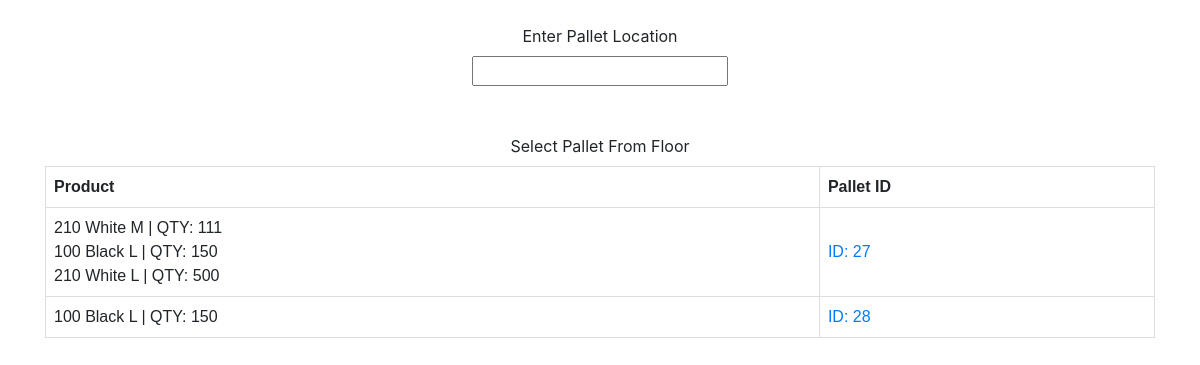
Page /search/pallet on the earlier database version.
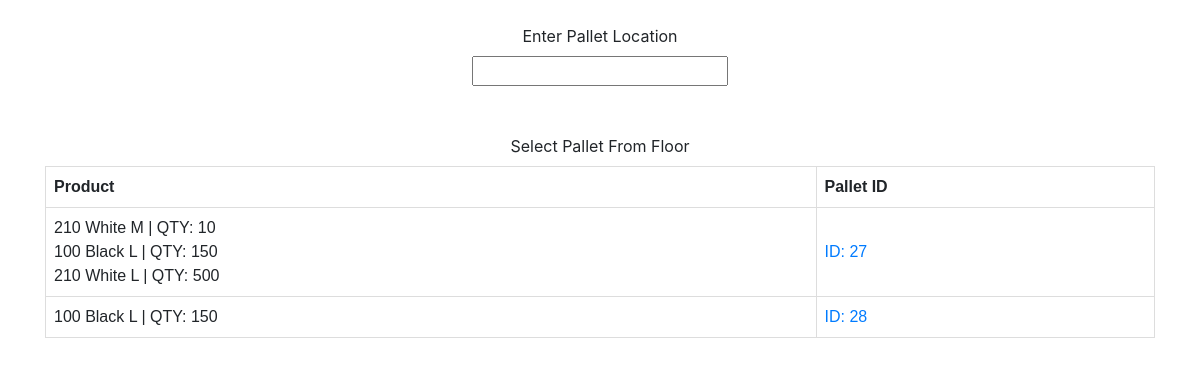
Same page on the later database version.
### main/models.py (models this page shows, shortened)
class Products_On_Pallets(models.Model):
    product = models.ForeignKey(Product, on_delete=models.CASCADE)
    pallet = models.ForeignKey(Pallets, on_delete=models.CASCADE)
    qty = models.IntegerField(default=0)

class Product(models.Model):
    GTIN_number = models.CharField(max_length=50, primary_key=True)
    style = models.ForeignKey(Style, on_delete=models.CASCADE)
    color = models.ForeignKey(Color, on_delete=models.CASCADE)
    size = models.ForeignKey(Size, on_delete=models.CASCADE)
    carton_qty = models.ForeignKey(Carton_QTY,on_delete=models.CASCADE)
    def __str__(self):
        return str(self.style) + " " + str(self.color) + " " + str(self.size)

class Style(models.Model):
    style_id = models.IntegerField(primary_key=True)
    style_name = models.CharField(max_length=50)
    def __str__(self):
        return str(self.style_id)

class Color(models.Model):
    color_id = models.IntegerField(primary_key=True)
    color_name = models.CharField(max_length=50)
    def __str__(self):
        return self.color_name

class Size(models.Model):
    size_id = models.IntegerField(primary_key=True)
    size_name = models.CharField(max_length=4)
    def __str__(self):
        return self.size_name

### main/views.py (the view)
# urls.py: path('search/pallet', views.search_pallet, name="searchpallet"),
def search_pallet(request):
    request.session["pallet_pk"] = ""
    context = {}
    context["floor_pallets"] = Pallets.objects.filter(location="Floor")
    floor_pallets_product = []
    for pallet in context["floor_pallets"]:
        product_list = Products_On_Pallets.objects.filter(pallet=pallet)
        floor_pallets_product.append((pallet,list(product_list)))
    context["floor_pallets_product"] = floor_pallets_product
    return render(request, 'main/search/pallet/search_pallet_search.html', context)

### main/templates/main/search/pallet/search_pallet_search.html (shortened to what this page needs)
<!DOCTYPE html>
<html lang="en">
<head>
    <link rel="stylesheet" href="https://stackpath.bootstrapcdn.com/bootstrap/4.3.1/css/bootstrap.min.css">
</head>
<body>
<div class="container">
    <div class="row">
        <div class="col text-center">
           <form action="{% url 'searchpallet-barcode' %}", method = POST >
                <br>
              <label>Enter Pallet Location</label><br>
              <input type="text" id="value" name="value"><br><br>
            </form>
                <br>
              <label>Select Pallet From Floor</label><br>
                <table class="col text-center">
                    <tr>
                        <th>Product</th>
                        <th>Pallet ID</th>
                    </tr>
                    {% for pallet,prod in floor_pallets_product %}
                    <tr>
                        <td>
                            {% for p in prod %}
                            {{ p.product }}  |  QTY: {{ p.qty }}<br>
                            {% endfor %}
                        </td>
                        <td><a href="{% url 'searchpallet-detail' pallet.pk %}">ID: {{ pallet.pk }}</a></td>
                    </tr>
                    {% endfor %}
                </table>
        </div>
    </div>
</div>
</body>
</html>

Differences in the rows shown:
changed Products_On_Pallets "210 White M": qty "111" → "10"
